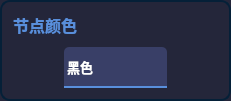
                        <widget class="QFrame" name="frame_anifont_3">
                         <property name="sizePolicy">
                          <sizepolicy hsizetype="Preferred" vsizetype="Expanding">
                           <horstretch>0</horstretch>
                           <verstretch>0</verstretch>
                          </sizepolicy>
                         </property>
                         <property name="minimumSize">
                          <size>
                           <width>231</width>
                           <height>101</height>
                          </size>
                         </property>
                         <property name="styleSheet">
                          <string notr="true">QFrame{
 border:2px solid;
	border-color: rgb(5, 32, 56);
	background-color: rgb(36,38,58);
border-radius:10px;
}
QComboBox QAbstractItemView{
outline: 0px solid gray;            
/*border:1px solid #eeeeee;*/            
color:rgb(145,151,163);
selection-color:white;
font-size:14px;
font-family:Microsoft YaHei UI;            
background-color:rgb(18,26,39);
selection-background-color:rgb(33,41,54);
border-top-radius:0px;
border-bottom-radius:10px;
}</string>
                         </property>
                         <property name="frameShape">
                          <enum>QFrame::StyledPanel</enum>
                         </property>
                         <property name="frameShadow">
                          <enum>QFrame::Raised</enum>
                         </property>
                         <layout class="QVBoxLayout" name="verticalLayout_17">
                          <item>
                           <widget class="QLabel" name="label_anifont_3">
                            <property name="sizePolicy">
                             <sizepolicy hsizetype="Fixed" vsizetype="Fixed">
                              <horstretch>0</horstretch>
                              <verstretch>0</verstretch>
                             </sizepolicy>
                            </property>
                            <property name="font">
                             <font>
                              <family>Microsoft YaHei UI</family>
                              <pointsize>12</pointsize>
                              <weight>75</weight>
                              <bold>true</bold>
                             </font>
                            </property>
                            <property name="styleSheet">
                             <string notr="true">QLabel{
border:none;
color:#598FDC;
}</string>
                            </property>
                            <property name="text">
                             <string>节点颜色</string>
                            </property>
                           </widget>
                          </item>
                          <item alignment="Qt::AlignBottom">
                           <widget class="QFrame" name="frame_selectanifont_3">
                            <property name="minimumSize">
                             <size>
                              <width>0</width>
                              <height>0</height>
                             </size>
                            </property>
                            <property name="styleSheet">
                             <string notr="true">QFrame{border:none;
}</string>
                            </property>
                            <property name="frameShape">
                             <enum>QFrame::StyledPanel</enum>
                            </property>
                            <property name="frameShadow">
                             <enum>QFrame::Raised</enum>
                            </property>
                            <property name="lineWidth">
                             <number>0</number>
                            </property>
                            <layout class="QHBoxLayout" name="horizontalLayout_19">
                             <property name="spacing">
                              <number>0</number>
                             </property>
                             <property name="leftMargin">
                              <number>0</number>
                             </property>
                             <property name="topMargin">
                              <number>0</number>
                             </property>
                             <property name="rightMargin">
                              <number>0</number>
                             </property>
                             <property name="bottomMargin">
                              <number>0</number>
                             </property>
                             <item>
                              <widget class="QComboBox" name="comboBox_nodecor">
                               <property name="enabled">
                                <bool>true</bool>
                               </property>
                               <property name="sizePolicy">
                                <sizepolicy hsizetype="Fixed" vsizetype="Fixed">
                                 <horstretch>0</horstretch>
                                 <verstretch>0</verstretch>
                                </sizepolicy>
                               </property>
                               <property name="minimumSize">
                                <size>
                                 <width>103</width>
                                 <height>41</height>
                                </size>
                               </property>
                               <property name="font">
                                <font>
                                 <family>Microsoft YaHei UI</family>
                                 <pointsize>10</pointsize>
                                 <weight>75</weight>
                                 <italic>false</italic>
                                 <bold>true</bold>
                                </font>
                               </property>
                               <property name="mouseTracking">
                                <bool>false</bool>
                               </property>
                               <property name="tabletTracking">
                                <bool>false</bool>
                               </property>
                               <property name="styleSheet">
                                <string notr="true">
QComboBox {
    border: 0px solid;
	border-bottom: 2px solid;
	border-color: #598FDC;
    border-top-left-radius: 5px;
	border-top-right-radius: 5px;
    padding: 1px 10px 1px 3px;
    min-width: 6em;
	background-color: rgb(57, 63, 103);
	
	color: rgb(255, 255, 255);
	
}

QComboBox:on { /* shift the text when the popup opens */
    padding-top: 3px;
    padding-left: 4px;
}
QComboBox::drop-down {
    /*subcontrol-origin: padding;*/
    subcontrol-position: top right;
    width: 40px;
	height: 39px;
	border: 0px solid;
	
    border-radius: 5px; /* same radius as the QComboBox */
}
QComboBox::drop-down:pressed,QComboBox::drop-down:hover {
	background-color: rgb(38, 43, 85);
}

QComboBox::down-arrow {
	
	image: url(:/图标/下拉选择.png);
width: 100px;
height:25px;
	
}
QComboBox::down-arrow:on { /* shift the arrow when popup is open */
    top: 1px;
    left: 1px;
}
QComboBox::drop-down:editable:on {
    background: qlineargradient(x1: 0, y1: 0, x2: 0, y2: 1,
                                stop: 0 #D3D3D3, stop: 0.4 #D8D8D8,
                                stop: 0.5 #DDDDDD, stop: 1.0 #E1E1E1);
}
QComboBox QAbstractItemView{
outline: 0px solid gray;            
border:0px solid #eeeeee;            
color:rgb(145,151,163);
selection-color:white;
font-size:14px;
font-family:Microsoft YaHei UI;            
background-color:rgb(18,26,39);
selection-background-color:rgb(33,41,54);
}</string>
                               </property>
                               <property name="editable">
                                <bool>false</bool>
                               </property>
                               <property name="iconSize">
                                <size>
                                 <width>9</width>
                                 <height>9</height>
                                </size>
                               </property>
                               <item>
                                <property name="text">
                                 <string>黑色</string>
                                </property>
                               </item>
                               <item>
                                <property name="text">
                                 <string>红色</string>
                                </property>
                               </item>
                               <item>
                                <property name="text">
                                 <string>绿色</string>
                                </property>
                               </item>
                               <item>
                                <property name="text">
                                 <string>蓝色</string>
                                </property>
                               </item>
                              </widget>
                             </item>
                            </layout>
                           </widget>
                          </item>
                         </layout>
                        </widget>
